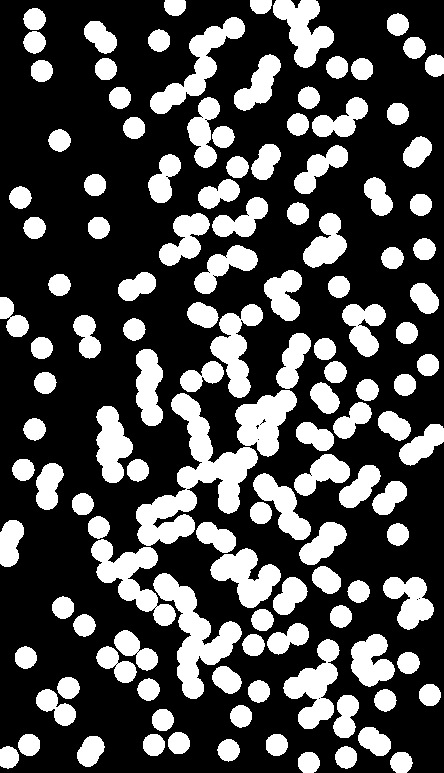
#> input picture classes/day3/coins.jpg, 444 x 773 px
$ jupyter execute --allow-errors day3.ipynb   (shell and % lines are left out)   (older library calls are emulated)
#> lines starting #> are read from the running program, lines starting #| are printed output that depends on the picture; after the words box and inside, x2 and y2 are one past the last pixel; in counts of white or black regions, pixels touching at a corner belong together
# Morphological Image Processing

Erosion and dilation

[cell 1]
import cv2
import matplotlib.pyplot as plt
import numpy as np
import skimage
import skimage.morphology as mp
import scipy.ndimage.morphology as morp
from copy import deepcopy

def plot_image(image):
    plt.imshow(image, cmap=plt.cm.binary)
    plt.show()

def histo2(image):
    plt.hist(image.ravel(), bins=256, range=(0, 256), fc='k', ec='k')
    plt.show()

def mean_threshold(image, threshold=None):
    image = deepcopy(image)
    if threshold is None:
        threshold = image.mean()
    print("Threshold:", int(threshold))
    image[image >= threshold] = 255
    image[image < threshold] = 0
    return image

[cell 2]
coins_img = mean_threshold(cv2.imread("coins.jpg", cv2.IMREAD_GRAYSCALE))
#> in mean_threshold, image is the input picture: shape (773, 444); min 0, max 255, mean 76.2
#> in mean_threshold, `threshold = image.mean()`: threshold = 76.25
#| Threshold: 76
#> in mean_threshold, `image[image >= threshold] = 255`: image: shape (773, 444); 7.44% of pixels changed, all inside (x1, y1, x2, y2) = (0, 0, 444, 773)
#> in mean_threshold, `image[image < threshold] = 0`: image: shape (773, 444); 29.9% white; 129 white regions, largest, box (x1, y1, x2, y2) and area: (136, 393, 258, 546) 6177, (153, 573, 242, 699) 3865, (91, 539, 176, 626) 2784
kernel1 = mp.disk(radius=10)
kernel2 = mp.disk(radius=5)
plot_image(coins_img)
coins_eroded = cv2.erode(coins_img, kernel1)
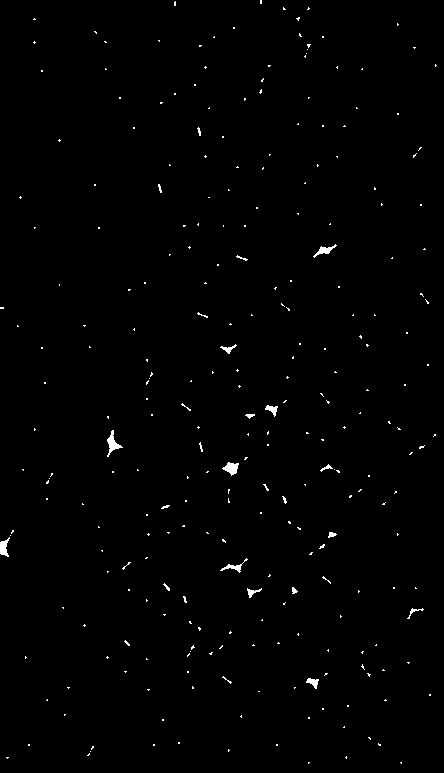
#> coins_eroded: shape (773, 444); 0.71% white; 271 white regions (253 under 20 px), largest, box (x1, y1, x2, y2) and area: (107, 430, 123, 457) 153, (222, 462, 239, 476) 134, (0, 537, 10, 557) 113
# coins_new = cv2.dilate(coins_eroded, kernel2)
plot_image(coins_eroded)
# plot_image(coins_new)

# lol_img = np.zeros((256, 256), dtype="uint8")
# plot_image(lol_img)

[cell 3]
ret, thresh = cv2.threshold(coins_eroded,0,255,cv2.THRESH_BINARY+cv2.THRESH_OTSU)
#> ret = 0
output = cv2.connectedComponentsWithStats(thresh, 8, cv2.CV_32S)
print("coins total:", output[0])
#| coins total: 272

# coins_zero = np.zeros_like(coins_img)
# for y,x in output[3]:
#     coins_zero[int(x), int(y)] = 255
# plot_image(cv2.dilate(coins_zero, kernel2))

def find_blobs(image):
    ret, thresh = cv2.threshold(image,0,255,cv2.THRESH_BINARY)
    output = cv2.connectedComponentsWithStats(thresh, 8, cv2.CV_32S)
    return output[0]

[cell 4]
border = 18
coins_border = deepcopy(coins_eroded)
coins_border[border:coins_img.shape[0] - border, border:coins_img.shape[1] - border] = 0
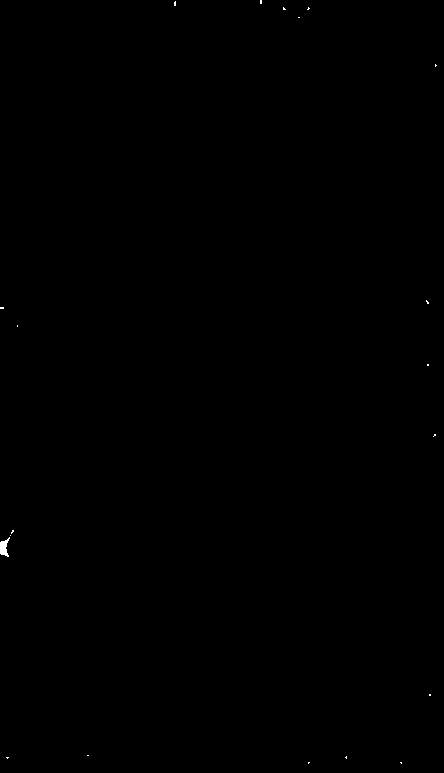
#> coins_border: shape (773, 444); 0.06% white; 20 white regions (19 under 20 px), largest, box (x1, y1, x2, y2) and area: (0, 537, 10, 557) 113
plot_image(cv2.dilate(coins_border, mp.disk(5)))
#> in plot_image (call 3), `plt.show()`:
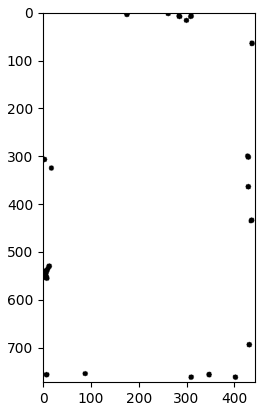
#> figure drawn by matplotlib, 1 panel
print("border coins:", find_blobs(coins_border))
#| border coins: 21

# plot_image(cv2.dilate(cv2.erode(coins_border, mp.disk(7)), mp.disk(3)))

[cell 5]
# NON OVERLAPPING
erode1 = cv2.erode(coins_img, np.ones((15,15)).astype("uint8"))
#> erode1: shape (773, 444); 1.4% white; 225 white regions (175 under 20 px), largest, box (x1, y1, x2, y2) and area: (206, 456, 248, 504) 303, (106, 416, 123, 459) 267, (245, 400, 287, 419) 211
erode2 = cv2.erode(erode1, mp.disk(1))
#> erode2: shape (773, 444); 0.51% white; 195 white regions (175 under 20 px), largest, box (x1, y1, x2, y2) and area: (107, 429, 122, 457) 168, (222, 462, 239, 475) 138, (0, 539, 9, 556) 129
plot_image(erode2)
plot_image(coins_img)

[cell 6]
# OBJECT WITH HOLES
# SQUARES
# SQUARES WITH HOLES
# CIRCLES WITHOUT HOLES

objects_img = mean_threshold(cv2.imread("objects.png", cv2.IMREAD_GRAYSCALE))
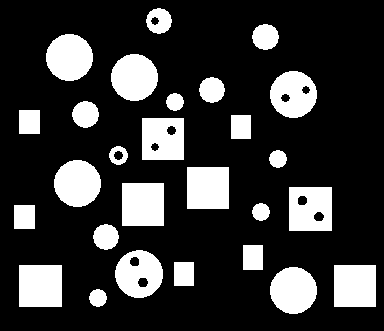
#> input picture classes/day3/objects.png, 384 x 331 px
#> in mean_threshold (call 2), `image = deepcopy(image)`: image: shape (331, 384); 21.3% white; 27 white regions, largest, box (x1, y1, x2, y2) and area: (122, 183, 164, 226) 1806, (19, 265, 62, 307) 1806, (187, 167, 229, 209) 1764
#| Threshold: 54
plot_image(objects_img)

obj_new = mp.closing(objects_img, mp.disk(5))
#> obj_new: shape (331, 384); 21.8% white; 25 white regions, largest, box (x1, y1, x2, y2) and area: (93, 183, 164, 250) 2340, (142, 93, 184, 160) 2091, (289, 187, 332, 231) 1892
obj_new = cv2.erode(obj_new, mp.disk(5))
#> obj_new: shape (331, 384); 11.7% white; 27 white regions, largest, box (x1, y1, x2, y2) and area: (120, 255, 158, 293) 1131, (294, 192, 327, 226) 1122, (51, 39, 88, 76) 1069
# plot_image(obj_new)

def find_conn(img):
    img = cv2.threshold(img, 0, 255, cv2.THRESH_BINARY)[1]
    return cv2.connectedComponents(img)

h,w = objects_img.shape[:2]
#> h = 331; w = 384

image_new = np.zeros((h,w,3), dtype="uint8")

num_objects, labels_hole = find_conn(objects_img)
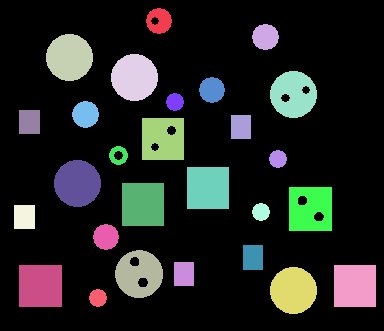
#> labels_hole: shape (331, 384) int32; 28 distinct labels, from 0 to 27; one colour per label, 0 black
#> num_objects = 28
_, labels_full = find_conn(obj_new)
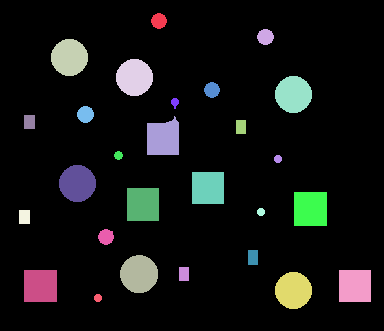
#> labels_full: shape (331, 384) int32; 28 distinct labels, from 0 to 27; one colour per label, 0 black

# [36 lines left out: functions object_has_hole, edge_sobel, object_is_square, not called in this run]

# object_is_square(5, objects_img, labels)

objects_with_hole = 0
square_objects = 0
square_hole = 0
circle_no_hole = 0

#> (the rest of this cell did not finish here and is left out)

# Geometric Image Processing

Chroma image

[cell 7]
def bgr_rgb(image):
    im2 = np.zeros_like(image)
    im2[:,:,2] = deepcopy(image[:,:,0])
    im2[:,:,0] = deepcopy(image[:,:,2])
    im2[:,:,1] = deepcopy(image[:,:,1])
    return im2

# [5 lines left out: function histoRGB, not called in this run]

#> (the rest of this cell did not finish here and is left out)

[cell 8]
im_text = bgr_rgb(cv2.imread("text2.png", cv2.IMREAD_COLOR))
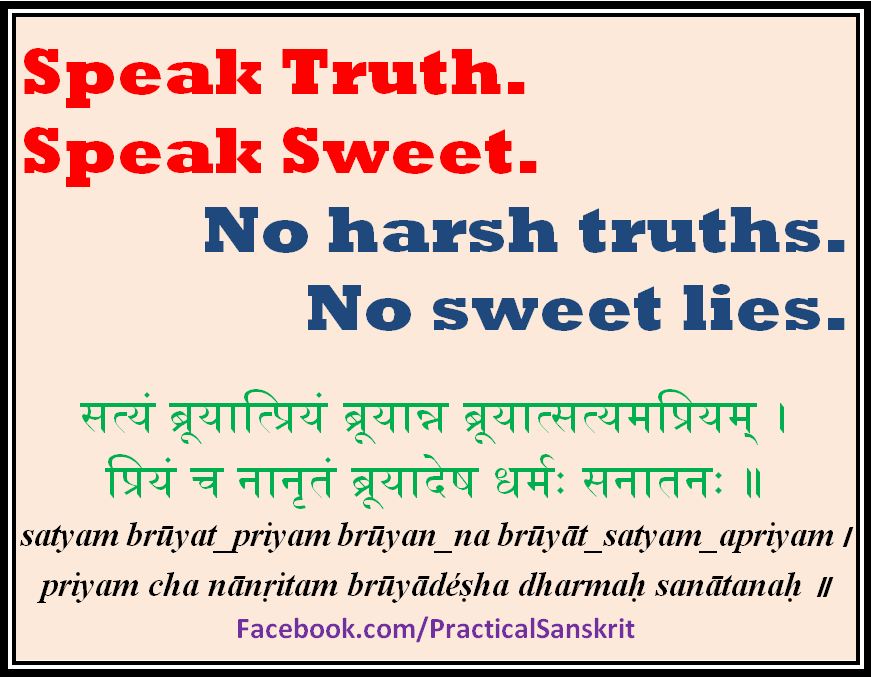
#> input picture classes/day3/text2.png, 871 x 678 px
#> in bgr_rgb (call 2), `im2 = np.zeros_like(image)`: im2: shape (678, 871, 3); every value is 0
#> in bgr_rgb (call 2), `im2[:,:,0] = deepcopy(image[:,:,2])`:
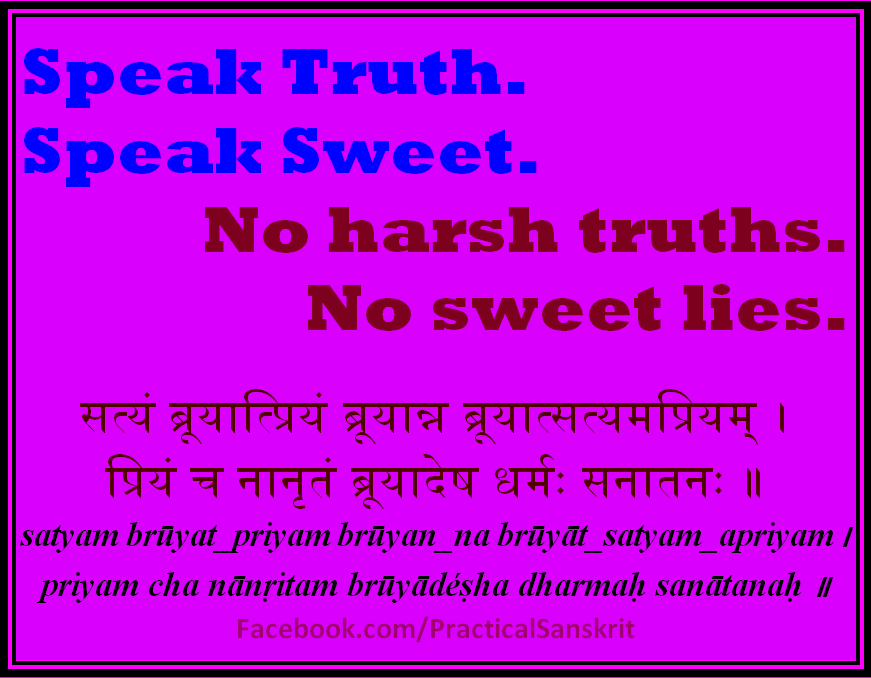
#> im2: shape (678, 871, 3); mean B, G, R 217.1, 0, 185

# [18 lines left out: functions get_mask, encode_color_image, decode_color, not called in this run]

def thresh(image, pixel=(100,100,100), signs=(0,0,0)):
#> called with pixel = (200, 100, 100), signs = (1, 0, 0)
    h, w = image.shape[:2]
#> h = 678; w = 871
    mask = np.ones((h,w), dtype="bool")
    for i in range(3):
        if signs[i] == 0:
            mask = np.logical_and(image[:,:,i] < pixel[i], mask)
        else:
            mask = np.logical_and(image[:,:,i] > pixel[i], mask)
#> this loop made 3 passes
#> pass 1, in thresh, `mask = np.logical_and(image[:,:,i] > pixel[i], mask)`:
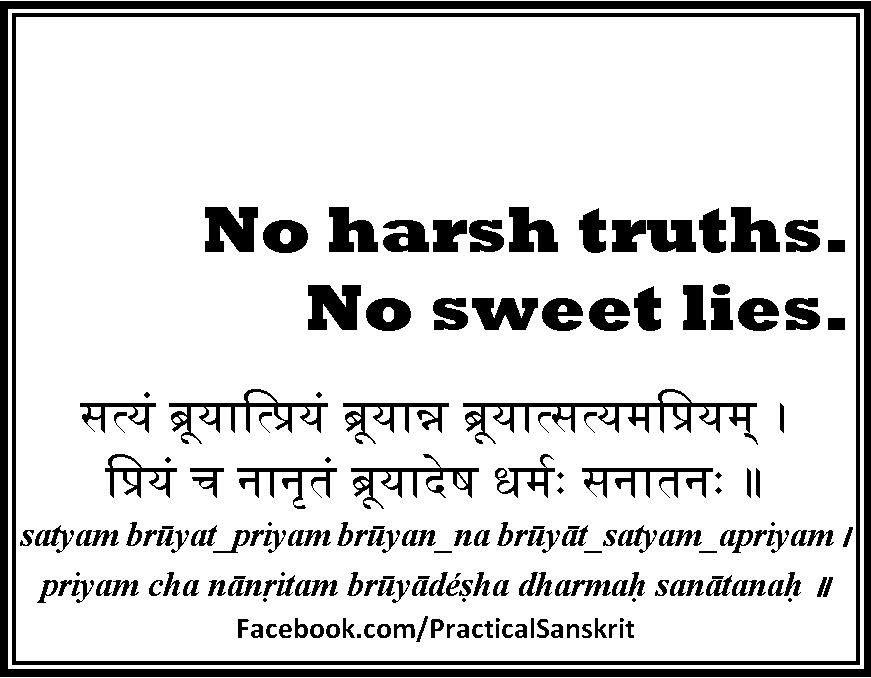
#> mask: shape (678, 871) bool; 84.4% white; 185 black regions (12 under 20 px), largest, box (x1, y1, x2, y2) and area: (0, 1, 871, 677) 23836, (12, 13, 860, 665) 11936, (463, 389, 758, 445) 3330
    return (mask*255).astype("uint8")
#> returned value: shape (678, 871); 3.8% white; 24 white regions, largest, box (x1, y1, x2, y2) and area: (66, 62, 114, 108) 1456, (66, 141, 114, 187) 1456, (452, 49, 500, 94) 1411

def thresh_range(image, pixel1=(100,100,100), pixel2=None):
#> called with pixel1 = (31, 73, 125)
    h, w = image.shape[:2]
#> h = 678; w = 871
    pixel1 = np.array(pixel1)
    if pixel2 is None:
        pixel2 = pixel1 + 5
        pixel1 = pixel1 - 5
    elif type(pixel2) == int:
        th = pixel2
        pixel2 = pixel1 + th
        pixel1 = pixel1 - th
    mask = np.ones((h,w), dtype="bool")
    for i in range(3):
        mini, maxi = min(pixel1[i], pixel2[i]), max(pixel1[i], pixel2[i])
        mask = np.logical_and(image[:,:,i] <= maxi, mask)
        mask = np.logical_and(image[:,:,i] >= mini, mask)
    return (mask*255).astype("uint8")
#> returned value: shape (678, 871); 4.1% white; 27 white regions, largest, box (x1, y1, x2, y2) and area: (205, 207, 258, 252) 1721, (308, 285, 361, 330) 1721, (329, 207, 377, 252) 1404

im_red = thresh(im_text, (200, 100, 100), (1,0,0))
im_blue = thresh_range(im_text, (31, 73, 125))
im_green = thresh_range(im_text, (0,176,80), 10)
#> in thresh_range (call 2), `return (mask*255).astype("uint8")`: returned value: shape (678, 871); 2.1% white; 74 white regions (40 under 20 px), largest, box (x1, y1, x2, y2) and area: (463, 389, 757, 439) 2796, (169, 389, 328, 439) 1539, (582, 468, 713, 498) 1305
im_purple = thresh_range(im_text, (112,48,160))
#> in thresh_range (call 3), `return (mask*255).astype("uint8")`: returned value: shape (678, 871); 0.4% white in thin lines or dots, all inside (x1, y1, x2, y2) = (238, 617, 634, 642)
im_black = thresh(im_text, (5, 5, 5), (0,0,0))
#> the loop in thresh (call 2), `for i in range(3):` made 3 passes
#> pass 2, in thresh (call 2), `mask = np.logical_and(image[:,:,i] < pixel[i], mask)`:
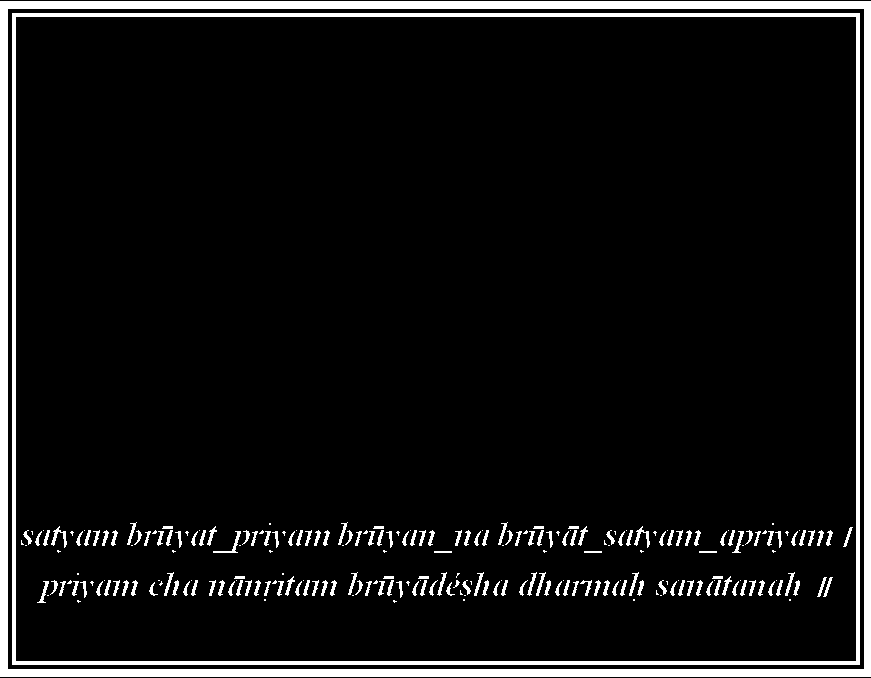
#> mask: shape (678, 871) bool; 7.6% white; 243 white regions (79 under 20 px), largest, box (x1, y1, x2, y2) and area: (0, 1, 871, 677) 23836, (12, 13, 860, 665) 11936, (213, 531, 241, 553) 117

# [6 lines of commented-out code are left out]

plot_image(im_text)
print("Red:", find_blobs(im_red))
#| Red: 25
print("Blue:", find_blobs(im_blue))
#| Blue: 28
print("Black:", find_blobs(im_black))
#| Black: 244
print("Green:", find_blobs(im_green))
#| Green: 75
print("Purple:", find_blobs(im_purple))
#| Purple: 35
